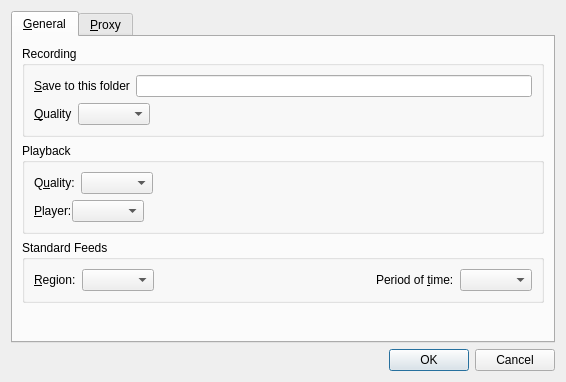
<?xml version="1.0" encoding="UTF-8"?>
<ui version="4.0">
 <class>ConfigDialog</class>
 <widget class="QDialog" name="ConfigDialog">
  <property name="geometry">
   <rect>
    <x>0</x>
    <y>0</y>
    <width>566</width>
    <height>382</height>
   </rect>
  </property>
  <property name="windowTitle">
   <string>Settings</string>
  </property>
  <layout class="QVBoxLayout" name="verticalLayout_4">
   <item>
    <widget class="QTabWidget" name="tabs">
     <property name="currentIndex">
      <number>0</number>
     </property>
     <widget class="QWidget" name="general_tab">
      <attribute name="title">
       <string>&amp;General</string>
      </attribute>
      <layout class="QVBoxLayout" name="verticalLayout_2">
       <item>
        <widget class="QGroupBox" name="recording_group">
         <property name="title">
          <string>Recording</string>
         </property>
         <layout class="QVBoxLayout" name="verticalLayout_3">
          <item>
           <layout class="QHBoxLayout" name="horizontalLayout">
            <item>
             <widget class="QLabel" name="label">
              <property name="text">
               <string>&amp;Save to this folder</string>
              </property>
              <property name="buddy">
               <cstring>directory_edit</cstring>
              </property>
             </widget>
            </item>
            <item>
             <widget class="FileChooser" name="directory_edit"/>
            </item>
           </layout>
          </item>
          <item>
           <layout class="QHBoxLayout" name="horizontalLayout_5">
            <item>
             <widget class="QLabel" name="label_19">
              <property name="text">
               <string>&amp;Quality</string>
              </property>
              <property name="buddy">
               <cstring>record_quality_combo</cstring>
              </property>
             </widget>
            </item>
            <item>
             <widget class="QComboBox" name="record_quality_combo">
              <property name="sizeAdjustPolicy">
               <enum>QComboBox::AdjustToContents</enum>
              </property>
             </widget>
            </item>
            <item>
             <spacer name="horizontalSpacer_2">
              <property name="orientation">
               <enum>Qt::Horizontal</enum>
              </property>
              <property name="sizeHint" stdset="0">
               <size>
                <width>298</width>
                <height>20</height>
               </size>
              </property>
             </spacer>
            </item>
           </layout>
          </item>
         </layout>
        </widget>
       </item>
       <item>
        <widget class="QGroupBox" name="playback_group">
         <property name="title">
          <string>Playback</string>
         </property>
         <layout class="QVBoxLayout" name="verticalLayout">
          <item>
           <layout class="QHBoxLayout" name="horizontalLayout_2">
            <item>
             <widget class="QLabel" name="playback_quality_label">
              <property name="text">
               <string>Q&amp;uality:</string>
              </property>
              <property name="buddy">
               <cstring>playback_quality_combo</cstring>
              </property>
             </widget>
            </item>
            <item>
             <widget class="QComboBox" name="playback_quality_combo"/>
            </item>
            <item>
             <spacer name="horizontalSpacer_5">
              <property name="orientation">
               <enum>Qt::Horizontal</enum>
              </property>
              <property name="sizeHint" stdset="0">
               <size>
                <width>40</width>
                <height>20</height>
               </size>
              </property>
             </spacer>
            </item>
           </layout>
          </item>
          <item>
           <widget class="QWidget" name="player_widget" native="true">
            <layout class="QHBoxLayout" name="horizontalLayout_4">
             <property name="spacing">
              <number>0</number>
             </property>
             <property name="margin">
              <number>0</number>
             </property>
             <item>
              <widget class="QLabel" name="label_2">
               <property name="text">
                <string>&amp;Player:</string>
               </property>
               <property name="buddy">
                <cstring>player_combo</cstring>
               </property>
              </widget>
             </item>
             <item>
              <widget class="QComboBox" name="player_combo"/>
             </item>
             <item>
              <spacer name="horizontalSpacer">
               <property name="orientation">
                <enum>Qt::Horizontal</enum>
               </property>
               <property name="sizeHint" stdset="0">
                <size>
                 <width>40</width>
                 <height>20</height>
                </size>
               </property>
              </spacer>
             </item>
            </layout>
           </widget>
          </item>
         </layout>
        </widget>
       </item>
       <item>
        <widget class="QGroupBox" name="groupBox">
         <property name="title">
          <string>Standard Feeds</string>
         </property>
         <layout class="QHBoxLayout" name="horizontalLayout_3">
          <item>
           <widget class="QLabel" name="label_3">
            <property name="text">
             <string>&amp;Region:</string>
            </property>
            <property name="buddy">
             <cstring>region_combo</cstring>
            </property>
           </widget>
          </item>
          <item>
           <widget class="QComboBox" name="region_combo"/>
          </item>
          <item>
           <spacer name="horizontalSpacer_4">
            <property name="orientation">
             <enum>Qt::Horizontal</enum>
            </property>
            <property name="sizeHint" stdset="0">
             <size>
              <width>87</width>
              <height>20</height>
             </size>
            </property>
           </spacer>
          </item>
          <item>
           <widget class="QLabel" name="label_4">
            <property name="text">
             <string>Period of &amp;time:</string>
            </property>
            <property name="buddy">
             <cstring>time_combo</cstring>
            </property>
           </widget>
          </item>
          <item>
           <widget class="QComboBox" name="time_combo"/>
          </item>
         </layout>
        </widget>
       </item>
       <item>
        <spacer name="verticalSpacer">
         <property name="orientation">
          <enum>Qt::Vertical</enum>
         </property>
         <property name="sizeHint" stdset="0">
          <size>
           <width>20</width>
           <height>10</height>
          </size>
         </property>
        </spacer>
       </item>
      </layout>
     </widget>
     <widget class="QWidget" name="proxy_tab">
      <attribute name="title">
       <string>&amp;Proxy</string>
      </attribute>
      <layout class="QVBoxLayout" name="verticalLayout_5">
       <item>
        <widget class="QCheckBox" name="use_proxy_check">
         <property name="text">
          <string>&amp;Enable proxy</string>
         </property>
        </widget>
       </item>
       <item>
        <widget class="QWidget" name="proxy_container" native="true">
         <property name="enabled">
          <bool>false</bool>
         </property>
         <layout class="QGridLayout" name="_2">
          <item row="0" column="0">
           <widget class="QLabel" name="label_5">
            <property name="text">
             <string>&amp;Host:</string>
            </property>
            <property name="buddy">
             <cstring>proxy_hostname_edit</cstring>
            </property>
           </widget>
          </item>
          <item row="0" column="1" colspan="2">
           <widget class="QLineEdit" name="proxy_hostname_edit"/>
          </item>
          <item row="0" column="3">
           <widget class="QLabel" name="label_6">
            <property name="text">
             <string>&amp;Port:</string>
            </property>
            <property name="alignment">
             <set>Qt::AlignRight|Qt::AlignTrailing|Qt::AlignVCenter</set>
            </property>
            <property name="buddy">
             <cstring>proxy_port_spin</cstring>
            </property>
           </widget>
          </item>
          <item row="0" column="4">
           <widget class="QSpinBox" name="proxy_port_spin">
            <property name="maximum">
             <number>65535</number>
            </property>
           </widget>
          </item>
          <item row="1" column="0">
           <widget class="QLabel" name="label_7">
            <property name="text">
             <string>&amp;Username:</string>
            </property>
            <property name="buddy">
             <cstring>proxy_username_edit</cstring>
            </property>
           </widget>
          </item>
          <item row="1" column="1" colspan="4">
           <widget class="QLineEdit" name="proxy_username_edit"/>
          </item>
          <item row="2" column="0">
           <widget class="QLabel" name="label_8">
            <property name="text">
             <string>Pa&amp;ssword:</string>
            </property>
            <property name="buddy">
             <cstring>proxy_password_edit</cstring>
            </property>
           </widget>
          </item>
          <item row="2" column="1" colspan="4">
           <widget class="QLineEdit" name="proxy_password_edit">
            <property name="echoMode">
             <enum>QLineEdit::Password</enum>
            </property>
           </widget>
          </item>
          <item row="3" column="0">
           <widget class="QLabel" name="label_9">
            <property name="text">
             <string>&amp;Type:</string>
            </property>
            <property name="buddy">
             <cstring>proxy_type_combo</cstring>
            </property>
           </widget>
          </item>
          <item row="3" column="1">
           <widget class="QComboBox" name="proxy_type_combo"/>
          </item>
          <item row="3" column="2" colspan="3">
           <spacer>
            <property name="orientation">
             <enum>Qt::Horizontal</enum>
            </property>
            <property name="sizeHint" stdset="0">
             <size>
              <width>261</width>
              <height>20</height>
             </size>
            </property>
           </spacer>
          </item>
         </layout>
        </widget>
       </item>
       <item>
        <spacer name="verticalSpacer_2">
         <property name="orientation">
          <enum>Qt::Vertical</enum>
         </property>
         <property name="sizeHint" stdset="0">
          <size>
           <width>20</width>
           <height>93</height>
          </size>
         </property>
        </spacer>
       </item>
      </layout>
     </widget>
    </widget>
   </item>
   <item>
    <widget class="QDialogButtonBox" name="buttonBox">
     <property name="orientation">
      <enum>Qt::Horizontal</enum>
     </property>
     <property name="standardButtons">
      <set>QDialogButtonBox::Cancel|QDialogButtonBox::Ok</set>
     </property>
    </widget>
   </item>
  </layout>
 </widget>
 <customwidgets>
  <customwidget>
   <class>FileChooser</class>
   <extends>QLineEdit</extends>
   <header>filechooser.h</header>
  </customwidget>
 </customwidgets>
 <tabstops>
  <tabstop>tabs</tabstop>
  <tabstop>directory_edit</tabstop>
  <tabstop>record_quality_combo</tabstop>
  <tabstop>playback_quality_combo</tabstop>
  <tabstop>player_combo</tabstop>
  <tabstop>region_combo</tabstop>
  <tabstop>time_combo</tabstop>
  <tabstop>use_proxy_check</tabstop>
  <tabstop>proxy_hostname_edit</tabstop>
  <tabstop>proxy_port_spin</tabstop>
  <tabstop>proxy_username_edit</tabstop>
  <tabstop>proxy_password_edit</tabstop>
  <tabstop>proxy_type_combo</tabstop>
  <tabstop>buttonBox</tabstop>
 </tabstops>
 <resources/>
 <connections>
  <connection>
   <sender>buttonBox</sender>
   <signal>accepted()</signal>
   <receiver>ConfigDialog</receiver>
   <slot>accept()</slot>
   <hints>
    <hint type="sourcelabel">
     <x>248</x>
     <y>254</y>
    </hint>
    <hint type="destinationlabel">
     <x>157</x>
     <y>274</y>
    </hint>
   </hints>
  </connection>
  <connection>
   <sender>buttonBox</sender>
   <signal>rejected()</signal>
   <receiver>ConfigDialog</receiver>
   <slot>reject()</slot>
   <hints>
    <hint type="sourcelabel">
     <x>316</x>
     <y>260</y>
    </hint>
    <hint type="destinationlabel">
     <x>286</x>
     <y>274</y>
    </hint>
   </hints>
  </connection>
  <connection>
   <sender>use_proxy_check</sender>
   <signal>toggled(bool)</signal>
   <receiver>proxy_container</receiver>
   <slot>setEnabled(bool)</slot>
   <hints>
    <hint type="sourcelabel">
     <x>249</x>
     <y>52</y>
    </hint>
    <hint type="destinationlabel">
     <x>249</x>
     <y>141</y>
    </hint>
   </hints>
  </connection>
 </connections>
</ui>
